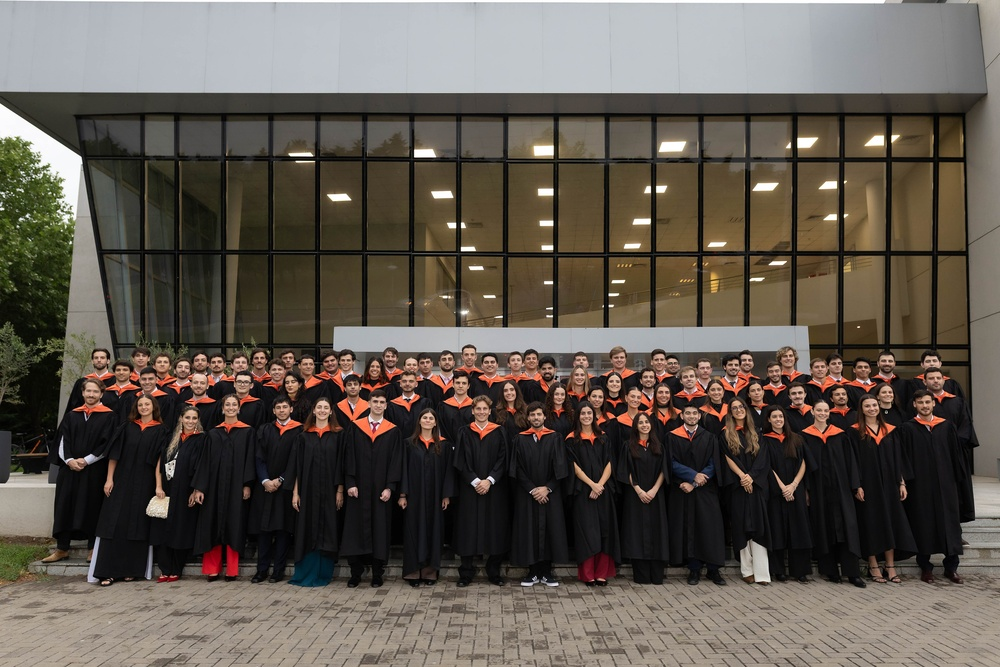
#> input picture public/2025.jpg, 1000 x 667 px, shrunk from 3264 x 2176 before the run
$ python detectar_caras_2000.py
#> lines starting #> are read from the running program, lines starting #| are printed output that depends on the picture
import cv2
import os
import json
import cv2.data

# Ruta a la carpeta de imágenes
IMAGES_DIR = os.path.join(os.path.dirname(__file__), 'public')
# Archivo de salida
OUTPUT_JSON = os.path.join(os.path.dirname(__file__), 'faces.json')
# Archivo con los nombres de las caras
CARAS_TXT = os.path.join(os.path.dirname(__file__), 'caras.txt')
# Archivo final con caras numeradas
FACES_NUMBERED_JSON = os.path.join(os.path.dirname(__file__), 'faces-numbered.json')
# Archivo de texto con información de rostros
ROSTROS_TXT = os.path.join(os.path.dirname(__file__), 'rostros_2025.txt')

# Obtener la ruta del archivo haarcascade de OpenCV
cascade_path = cv2.data.haarcascades + 'haarcascade_frontalface_default.xml'
if not os.path.exists(cascade_path):
    raise FileNotFoundError(f'No se encontró el archivo haarcascade_frontalface_default.xml en {cascade_path}')

face_cascade = cv2.CascadeClassifier(cascade_path)

# Leer el archivo de nombres de caras
nombres_caras = {}
if os.path.exists(CARAS_TXT):
    with open(CARAS_TXT, 'r', encoding='utf-8') as f:
#> (reads caras.txt from the repository)
        for line in f:
            line = line.strip()
            if line:
                partes = line.split('\t')
                if len(partes) >= 3:
                    año = partes[0]
                    numero_cara = int(partes[1])
                    nombre = partes[2]
                    if año not in nombres_caras:
                        nombres_caras[año] = {}
                    nombres_caras[año][numero_cara] = nombre

# Leer el archivo faces.json existente
faces_data = {}
if os.path.exists(OUTPUT_JSON):
    with open(OUTPUT_JSON, 'r', encoding='utf-8') as f:
#> (reads faces.json from the repository)
        faces_data = json.load(f)

# Procesar solo la imagen 2025.jpg
filename = "2025.jpg"
image_path = os.path.join(IMAGES_DIR, filename)

if not os.path.exists(image_path):
    print(f"Error: No se encontró la imagen {filename}")
    exit(1)

print(f"Procesando {filename}...")

image = cv2.imread(image_path)
#> image is the input picture: shape (667, 1000, 3); mean B, G, R 79.8, 88.4, 96.2
if image is None:
    print(f"No se pudo leer la imagen: {filename}")
    exit(1)

gray = cv2.cvtColor(image, cv2.COLOR_BGR2GRAY)
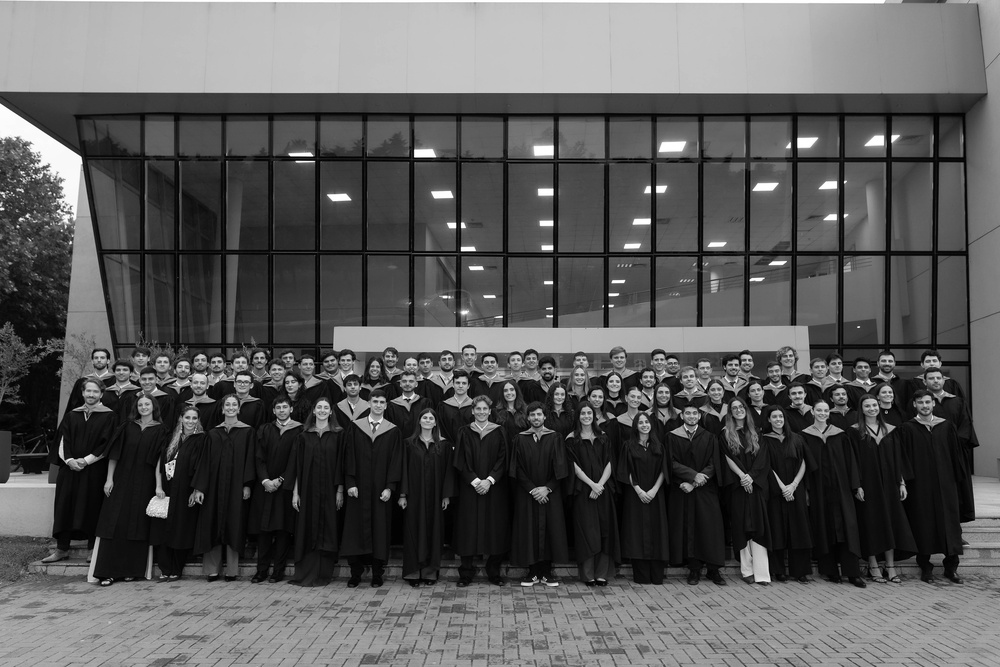
#> gray: shape (667, 1000); min 0, max 255, mean 89.7
faces = face_cascade.detectMultiScale(gray, scaleFactor=1.1, minNeighbors=5, minSize=(30, 30))
#> faces = ()

caras = []
for idx, (x, y, w, h) in enumerate(faces, start=1):
    # Buscar el nombre en el diccionario de nombres
    nombre = nombres_caras.get('2025', {}).get(idx, '')

    caras.append({
        'id': idx,
        'x': int(x),
        'y': int(y),
        'w': int(w),
        'h': int(h),
        'nombre': nombre
    })
#> this loop made 0 passes
#> after the loop, caras = []

# Actualizar solo la entrada para 2025.jpg
faces_data[filename] = caras

caras_con_nombre = sum(1 for cara in caras if cara['nombre'])
#> caras_con_nombre = 0
print(f"{filename}: {len(caras)} cara(s) detectada(s), {caras_con_nombre} con nombre")
#| 2025.jpg: 0 cara(s) detectada(s), 0 con nombre

# Guardar resultados actualizados en faces.json
with open(OUTPUT_JSON, 'w', encoding='utf-8') as f:
    json.dump(faces_data, f, indent=2, ensure_ascii=False)

print(f"Archivo {OUTPUT_JSON} actualizado")

# Ahora regenerar faces-numbered.json
print("Regenerando faces-numbered.json...")

faces_numbered = {}
for filename, caras in faces_data.items():
    # Obtener el año del nombre del archivo (sin extensión)
    año = os.path.splitext(filename)[0]

    caras_con_nombres = []
    for cara in caras:
        cara_id = cara['id']
        # Buscar el nombre en el diccionario de nombres
        nombre = nombres_caras.get(año, {}).get(cara_id, '')

        cara_con_nombre = {
            'id': cara_id,
            'x': cara['x'],
            'y': cara['y'],
            'w': cara['w'],
            'h': cara['h'],
            'nombre': nombre
        }
        caras_con_nombres.append(cara_con_nombre)

    faces_numbered[filename] = caras_con_nombres
#> this loop made 27 passes
#> filename on passes 1 to 12: '1999.jpg', '2000.jpg', '2001.jpg', '2002.jpg', '2003.jpg', '2004.jpg', '2005.jpg', '2006.jpg', '2007.jpg', '2008.jpg', '2009.jpg', '2010.jpg'
#> (filename, caras) on pass 27: ('2025.jpg', [])
#> after the loop, faces_numbered = 27 items

# Guardar el resultado
with open(FACES_NUMBERED_JSON, 'w', encoding='utf-8') as f:
    json.dump(faces_numbered, f, indent=2, ensure_ascii=False)

# Mostrar estadísticas
total_caras = sum(len(caras) for caras in faces_numbered.values())
#> total_caras = 1132
total_con_nombre = sum(
    sum(1 for cara in caras if cara['nombre'])
    for caras in faces_numbered.values()
)
#> total_con_nombre = 765

print(f"\nProcesamiento completado:")
print(f"- Total de caras detectadas: {total_caras}")
#| - Total de caras detectadas: 1132
print(f"- Caras con nombre asignado: {total_con_nombre}")
#| - Caras con nombre asignado: 765
print(f"- Archivo generado: {FACES_NUMBERED_JSON}")

# Mostrar estadísticas específicas para 2000
if "2025.jpg" in faces_numbered:
    caras_2000 = faces_numbered["2025.jpg"]
#> caras_2000 = []
    caras_con_nombre_2000 = sum(1 for cara in caras_2000 if cara['nombre'])
#> caras_con_nombre_2000 = 0
    print(f"\nEstadísticas para 2025:")
    print(f"  Caras detectadas: {len(caras_2000)}")
#|   Caras detectadas: 0
    print(f"  Caras con nombre: {caras_con_nombre_2000}")
#|   Caras con nombre: 0

# Exportar información de rostros a archivo de texto
print("\nExportando información de rostros a archivo de texto...")

with open(ROSTROS_TXT, 'w', encoding='utf-8') as f:
    f.write("INFORMACIÓN DE ROSTROS DETECTADOS - 2025\n")
    f.write("=" * 50 + "\n\n")
    f.write(f"Archivo procesado: {filename}\n")
    f.write(f"Total de rostros detectados: {len(caras)}\n\n")

    f.write("DETALLES POR ROSTRO:\n")
    f.write("-" * 30 + "\n")

    for cara in caras:
        f.write(f"Rostro #{cara['id']}:\n")
        f.write(f"  Posición X: {cara['x']} píxeles\n")
        f.write(f"  Posición Y: {cara['y']} píxeles\n")
        f.write(f"  Ancho: {cara['w']} píxeles\n")
        f.write(f"  Alto: {cara['h']} píxeles\n")
        f.write(f"  Nombre: {cara['nombre'] if cara['nombre'] else 'Sin nombre'}\n")
        f.write("\n")

print(f"Archivo de texto generado: {ROSTROS_TXT}")

# Generar imagen con cuadrados y números
print("\nGenerando imagen numerada...")

# Cargar la imagen original nuevamente
img_with_rectangles = cv2.imread(image_path)
if img_with_rectangles is not None:
    # Dibujar rectángulos y números en cada cara detectada
    for cara in caras:
        x = cara['x']
        y = cara['y']
        w = cara['w']
        h = cara['h']
        id_cara = cara['id']

        # Dibujar rectángulo alrededor de la cara (color azul, grosor 3)
        cv2.rectangle(img_with_rectangles, (x, y), (x + w, y + h), (255, 0, 0), 3)

        # Configurar el texto
        texto = str(id_cara)
        font = cv2.FONT_HERSHEY_SIMPLEX
        font_scale = 1.2
        color_texto = (255, 0, 0)  # Azul
        thickness = 3

        # Obtener el tamaño del texto
        (text_width, text_height), baseline = cv2.getTextSize(texto, font, font_scale, thickness)

        # Dibujar fondo blanco para el texto
        cv2.rectangle(img_with_rectangles,
                     (x, y - text_height - 10),
                     (x + text_width, y),
                     (255, 255, 255),
                     -1)

        # Dibujar el número
        cv2.putText(img_with_rectangles,
                   texto,
                   (x, y - 5),
                   font,
                   font_scale,
                   color_texto,
                   thickness)

    # Guardar la imagen resultante
    output_filename = "2025 - numerada.jpg"
    output_path = os.path.join(IMAGES_DIR, output_filename)
    cv2.imwrite(output_path, img_with_rectangles)
    print(f"Imagen guardada en: {output_path}")
else:
    print("Error: No se pudo cargar la imagen para generar la versión numerada")
